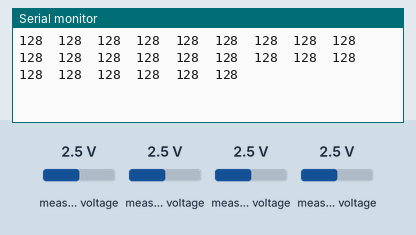
This sketch was run on a simulated Arduino Uno, built with avr-gcc and run on an emulated ATmega328P. Parts: the last lines printed to the serial monitor. Wiring (inferred from the names in the program): PCF8591 converter at I2C address 0x48; PCF8591 converter at I2C address 0x49; PCF8591 converter at I2C address 0x4A; PCF8591 converter at I2C address 0x4B; PCF8591 converter at I2C address 0x4C; PCF8591 converter at I2C address 0x4D; PCF8591 converter at I2C address 0x4E; PCF8591 converter at I2C address 0x4F. Inputs (shaded band) come from the test bench; at power-on: measured voltage 2.5 V.

Above: at 1.2 s.
1.3 s: measured voltage (sensor 200) set to 0.1 V
At 1.33 s:
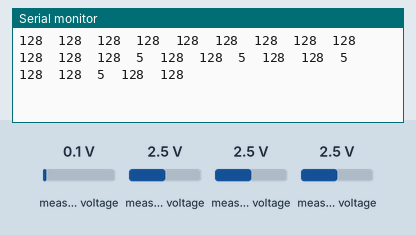
4.3 s: measured voltage (sensor 201) set to 0.1 V
At 5.3 s:
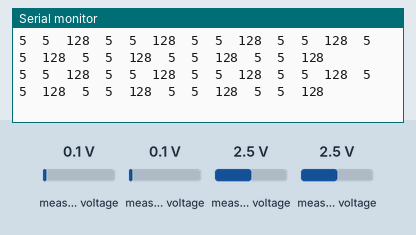
7.3 s: measured voltage (sensor 202) set to 0.1 V
At 7.9 s:
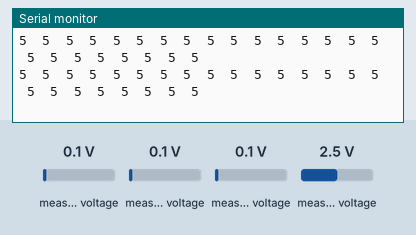
10.3 s: measured voltage (sensor 200) set to 1.2 V
At 10.9 s:
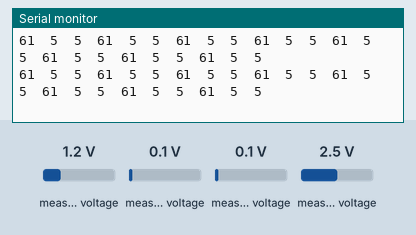
13.3 s: measured voltage (sensor 201) set to 1.2 V
At 13.9 s:
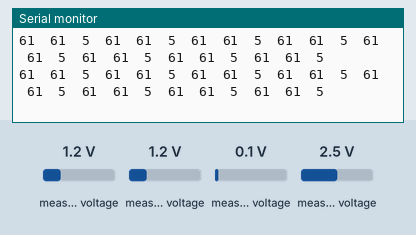
16.3 s: measured voltage (sensor 202) set to 1.2 V
At 17.0 s:
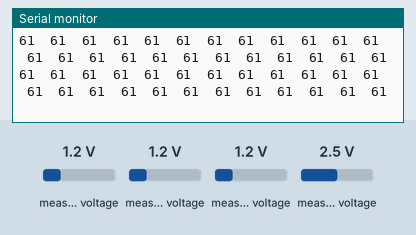
Timing chart, 0 to 19.3 s (numbered marks = the images above; inputs shaded):
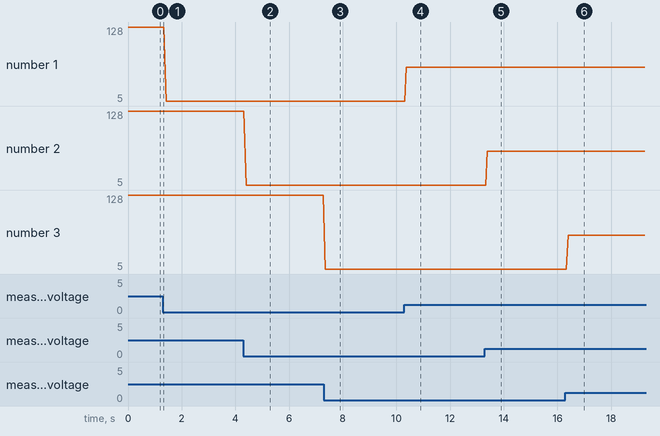

Measured:
- after the input at 1.3 s, the serial monitor: prints a new line at once (image 1)
- after the input at 4.3 s, the serial monitor: prints a new line at once (image 2)
- after the input at 7.3 s, the serial monitor: prints a new line after 0.05 s (image 3)
- after the input at 10.3 s, the serial monitor: prints a new line after 0.07 s (image 4)
- after the input at 13.3 s, the serial monitor: prints a new line at once (image 5)
- after the input at 16.3 s, the serial monitor: prints a new line at once (image 6)
- plotted number 1: 128 → 5 after the input at 1.3 s, 5 → 61 after the input at 10.3 s

The sketch:

Burning_Calc_Reader_V0.ino
```cpp
// Example 52.4 PCF8591 ADC demo
// http://tronixstuff.com/tutorials Chapter 52
// John Boxall June 2013
#include "Wire.h"
#define PCF8591 (0x90 >> 1) // I2C bus address
byte value0, value1, value2, value3;

void setup()
{
  Wire.begin();
  Serial.begin(9600);
}

void loop()
{
  for (int id=0; id<8; id++) {
    int addr = (PCF8591 | id);
    Wire.beginTransmission(addr); // wake up PCF8591
    Wire.write(0x04); // control byte - read ADC0 then auto-increment
    Wire.endTransmission(); // end tranmission
    Wire.requestFrom(addr, 5);
    value0=Wire.read();
    value0=Wire.read();
    value1=Wire.read();
    value2=Wire.read();
    value3=Wire.read();
    Serial.print(value0);
    Serial.print("\t");
    Serial.print(value1);
    Serial.print("\t");
    Serial.print(value2);
    Serial.print("\t");
  }
  Serial.println();
  delay(20);
}
```
